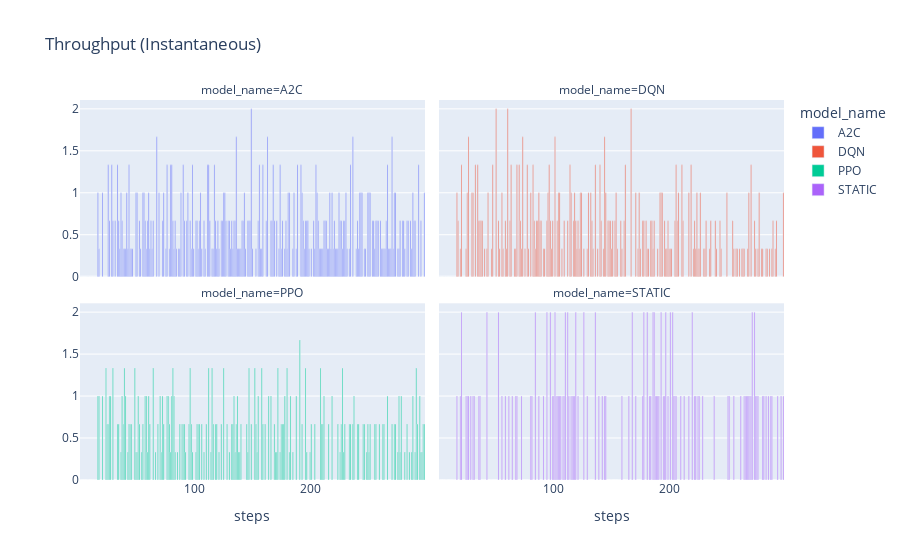

This figure's notebook cell:
### Markdown cell above
### Throughput (Instantaneous)

### Code cell
fig = px.bar(
    data_frame=average_eval_metrics,
    x='steps',
    y='throughput',
    color='model_name',
    title="Throughput (Instantaneous)",
    facet_col='model_name',
    facet_col_wrap=2
).update_yaxes(title=None)

fig.show()

### Figure 1 — Plotly figure (JSON) as saved in the notebook; plotly's stock layout.template omitted (floating-point values rounded to 4 significant figures; data arrays with more than 128 entries replaced by an {"elided": "..."} marker saying what was removed)
{"data": [{"alignmentgroup": "True", "hovertemplate": "model_name=A2C<br>steps=%{x}<br>throughput=%{y}<extra></extra>", "legendgroup": "A2C", "marker": {"color": "#636efa", "pattern": {"shape": ""}}, "name": "A2C", "offsetgroup": "A2C", "orientation": "v", "showlegend": true, "textposition": "auto", "type": "bar", "x": {"elided": "299 int values"}, "xaxis": "x3", "y": {"elided": "299 float values"}, "yaxis": "y3"}, {"alignmentgroup": "True", "hovertemplate": "model_name=DQN<br>steps=%{x}<br>throughput=%{y}<extra></extra>", "legendgroup": "DQN", "marker": {"color": "#EF553B", "pattern": {"shape": ""}}, "name": "DQN", "offsetgroup": "DQN", "orientation": "v", "showlegend": true, "textposition": "auto", "type": "bar", "x": {"elided": "299 int values"}, "xaxis": "x4", "y": {"elided": "299 float values"}, "yaxis": "y4"}, {"alignmentgroup": "True", "hovertemplate": "model_name=PPO<br>steps=%{x}<br>throughput=%{y}<extra></extra>", "legendgroup": "PPO", "marker": {"color": "#00cc96", "pattern": {"shape": ""}}, "name": "PPO", "offsetgroup": "PPO", "orientation": "v", "showlegend": true, "textposition": "auto", "type": "bar", "x": {"elided": "299 int values"}, "xaxis": "x", "y": {"elided": "299 float values"}, "yaxis": "y"}, {"alignmentgroup": "True", "hovertemplate": "model_name=STATIC<br>steps=%{x}<br>throughput=%{y}<extra></extra>", "legendgroup": "STATIC", "marker": {"color": "#ab63fa", "pattern": {"shape": ""}}, "name": "STATIC", "offsetgroup": "STATIC", "orientation": "v", "showlegend": true, "textposition": "auto", "type": "bar", "x": {"elided": "299 int values"}, "xaxis": "x2", "y": {"elided": "299 int values"}, "yaxis": "y2"}], "layout": {"annotations": [{"font": {}, "showarrow": false, "text": "model_name=PPO", "x": 0.245, "xanchor": "center", "xref": "paper", "y": 0.465, "yanchor": "bottom", "yref": "paper"}, {"font": {}, "showarrow": false, "text": "model_name=STATIC", "x": 0.755, "xanchor": "center", "xref": "paper", "y": 0.465, "yanchor": "bottom", "yref": "paper"}, {"font": {}, "showarrow": false, "text": "model_name=A2C", "x": 0.245, "xanchor": "center", "xref": "paper", "y": 1.0, "yanchor": "bottom", "yref": "paper"}, {"font": {}, "showarrow": false, "text": "model_name=DQN", "x": 0.755, "xanchor": "center", "xref": "paper", "y": 1.0, "yanchor": "bottom", "yref": "paper"}], "barmode": "relative", "legend": {"title": {"text": "model_name"}, "tracegroupgap": 0}, "title": {"text": "Throughput (Instantaneous)"}, "xaxis": {"anchor": "y", "domain": [0, 0.49], "title": {"text": "steps"}}, "xaxis2": {"anchor": "y2", "domain": [0.51, 1], "matches": "x", "title": {"text": "steps"}}, "xaxis3": {"anchor": "y3", "domain": [0, 0.49], "matches": "x", "showticklabels": false}, "xaxis4": {"anchor": "y4", "domain": [0.51, 1], "matches": "x", "showticklabels": false}, "yaxis": {"anchor": "x", "domain": [0, 0.465], "title": {}}, "yaxis2": {"anchor": "x2", "domain": [0, 0.465], "matches": "y", "showticklabels": false, "title": {}}, "yaxis3": {"anchor": "x3", "domain": [0.535, 1.0], "matches": "y", "title": {}}, "yaxis4": {"anchor": "x4", "domain": [0.535, 1.0], "matches": "y", "showticklabels": false, "title": {}}}}
